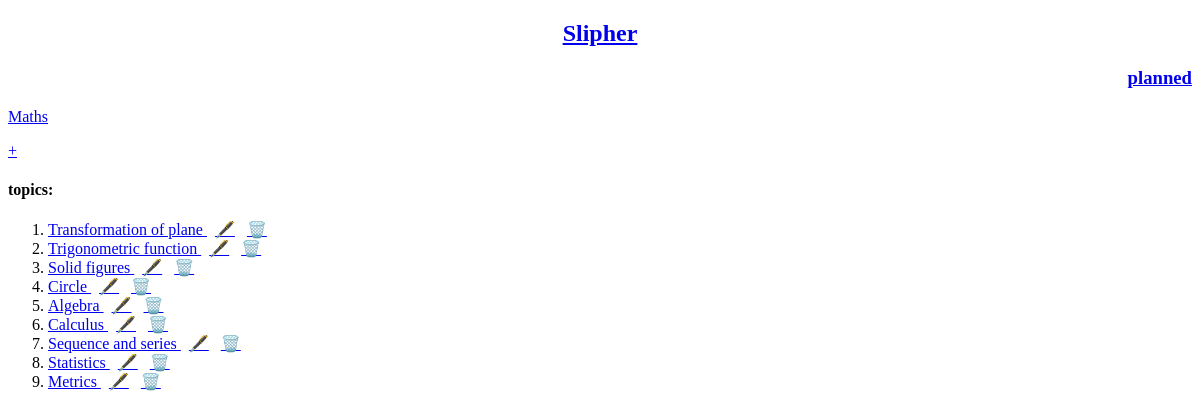
Before: /subject/1/topic with the older database file.
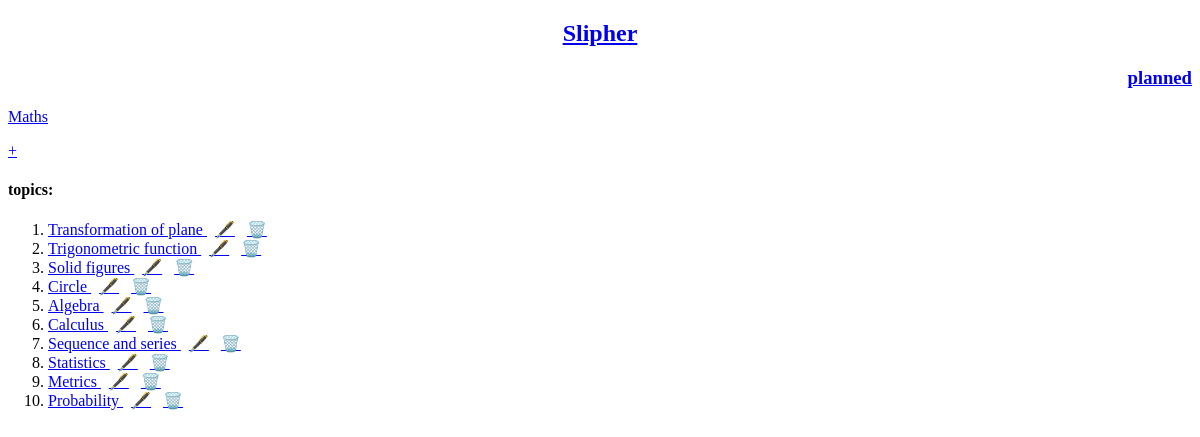
After: the same page with the newer database file.
### Subjects/models.py (models this page shows)
class Topics(models.Model):
    subject = models.ForeignKey(Subjects,on_delete=models.CASCADE,related_name="topic")
    topic_name = models.CharField(max_length=500)
    rating = models.FloatField(validators=[MinValueValidator(0.0), MaxValueValidator(5.0)])
    class Meta:
        unique_together = ("topic_name","subject")
    def __str__(self):
        return self.topic_name

### Subjects/views0/topic.py (the view)
# urls.py: path("subject/<int:subject_id>/topic",views0.TopicListView.as_view(),name="topic"),
class TopicListView(ListView):
    model = models.Topics
    template_name = "Subjects/topic/topic.html"
    context_object_name = "topic_list"
    def get_queryset(self):
        subject = get_object_or_404(models.Subjects,id=self.kwargs["subject_id"])
        topic_list = subject.topic.all()
        return topic_list
    def get_context_data(self,**kwargs):
        context = super().get_context_data(**kwargs)
        context["subject"] = get_object_or_404(models.Subjects,id=self.kwargs["subject_id"])
        return context

### Subjects/models.py (called while the page is built)
    def __str__(self):
        return self.subject_name

### Subjects/templates/Subjects/topic/topic.html (shortened to what this page needs)
{% extends "Subjects/base.html" %}
{% block content %}
<p> <a href="{% url 'Subjects:subject' %}">{{ subject }}</a> </p>
<p> <a href="{% url 'Subjects:new_topic' subject.id %}">+</a><p>
{% if topic_list %}
<h4>topics: </h4>
<ol>
	{% for topic in topic_list %}
	<li>
	    <a href="{% url 'Subjects:subtopic' topic_id=topic.id subject_id=subject.id %}"> {{ topic }} </a>
	    <a href="{% url 'Subjects:edit_topic' topic_id=topic.id subject_id=subject.id %}">🖋️</a>
	    <a href="{% url 'Subjects:delete_topic' subject_id=subject.id topic_id=topic.id %}">🗑️</a>
	</li>
	{% endfor %}
</ol>
{% else %}
<p> {{ subject }} has no topic </p>
{% endif %}
{% endblock content %}

Changed rows visible on the page:
added Topics: topic_name "Probability"
